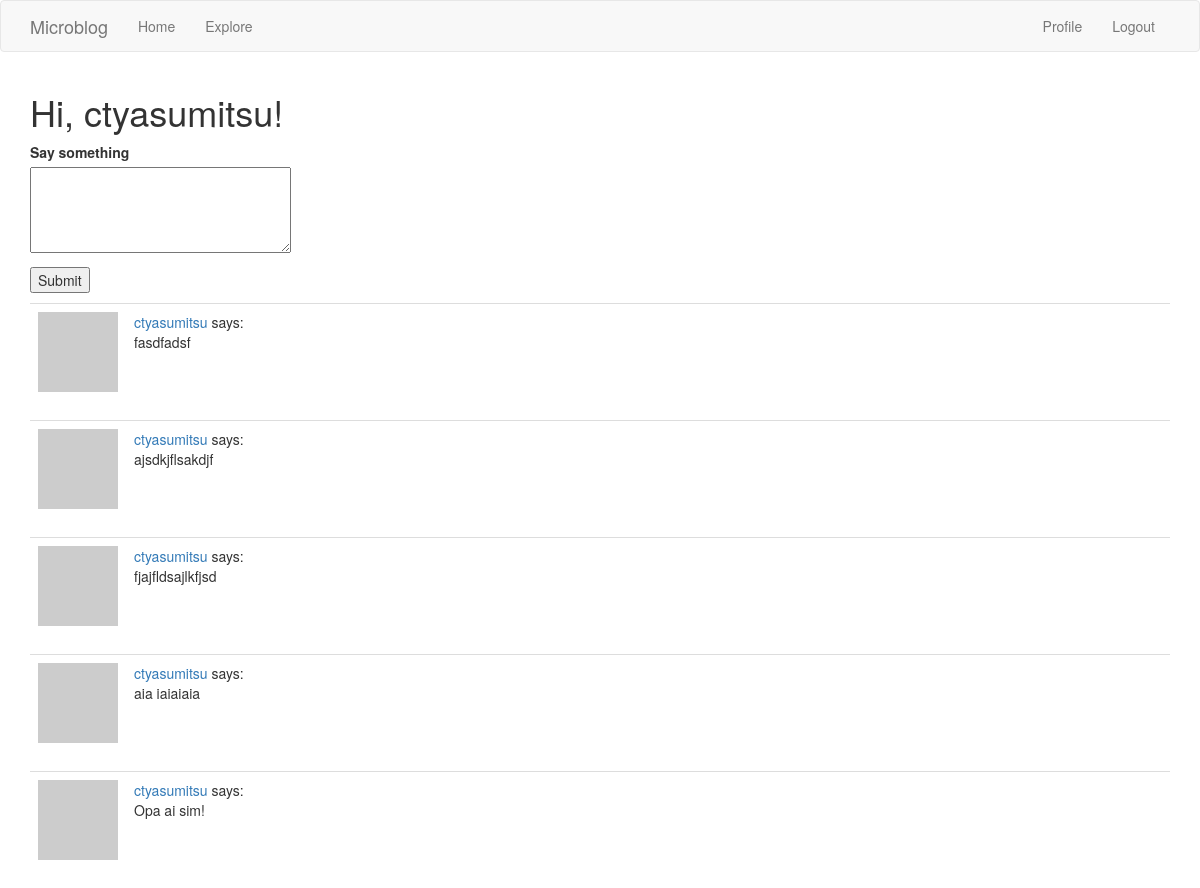
The app's page /index (signed in) with its own data.
### app/models.py (models this page shows, shortened)
class User(UserMixin, db.Model):
    id = db.Column(db.Integer, primary_key=True)
    username = db.Column(db.String(64), index=True, unique=True)
    email = db.Column(db.String(120), index=True, unique=True)
    password_hash = db.Column(db.String(128))
    posts = db.relationship('Post', backref='author', lazy='dynamic')
    about_me = db.Column(db.String(140))
    last_seen = db.Column(db.DateTime, default=datetime.utcnow)
    followed = db.relationship(
        'User', secondary=followers,
        primaryjoin=(followers.c.follower_id == id),
        secondaryjoin=(followers.c.followed_id == id),
        backref=db.backref('followers', lazy='dynamic'), lazy='dynamic')
    def avatar(self, size):
        digest = md5(self.email.lower().encode('utf-8')).hexdigest()
        return 'https://www.gravatar.com/avatar/{}?d=identicon&s={}'.format(
            digest, size)
    def followed_posts(self):
        followed = Post.query.join(
            followers, (followers.c.followed_id == Post.user_id)).filter(
                followers.c.follower_id == self.id)
        own = Post.query.filter_by(user_id=self.id)
        return followed.union(own).order_by(Post.timestamp.desc())

class Post(db.Model):
    id = db.Column(db.Integer, primary_key=True)
    body = db.Column(db.String(140))
    timestamp = db.Column(db.DateTime, index=True, default=datetime.utcnow)
    user_id = db.Column(db.Integer, db.ForeignKey('user.id'))

### app/routes.py (the view)
@app.route('/', methods=['GET', 'POST'])
@app.route('/index', methods=['GET', 'POST'])
@login_required
def index():
    form = PostForm()
    if form.validate_on_submit():
        post = Post(body=form.post.data, author=current_user)
        db.session.add(post)
        db.session.commit()
        flash('Your post is now live!')
        return redirect(url_for('index'))
    page = request.args.get('page', 1, type=int)
    posts = current_user.followed_posts().paginate(
        page=page, per_page=app.config['POSTS_PER_PAGE'], error_out=False)
    next_url = url_for('index', page=posts.next_num) \
        if posts.has_next else None
    prev_url = url_for('index', page=posts.prev_num) \
        if posts.has_prev else None
    return render_template('index.html', title='Home', form=form,
                           posts=posts.items, next_url=next_url, prev_url=prev_url)

### app/forms.py
class PostForm(FlaskForm):
    post = TextAreaField('Say something', validators=[
        DataRequired(), Length(min=1, max=140)
    ])
    submit = SubmitField('Submit')

### app/models.py (called while the page is built)
@login.user_loader
def load_user(id):
    return User.query.get(int(id))

### app/routes.py (called while the page is built)
@app.before_request
def before_request():
    if current_user.is_authenticated:
        current_user.last_seen = datetime.utcnow()
        db.session.commit()

### app/templates/index.html (shortened to what this page needs)
{% extends "base.html" %} {% block content %}
<div class="container">
  <h1>Hi, {{ current_user.username }}!</h1>
  {% if form %}
  <form action="" method="post">
    <p>
      {{ form.post.label }}<br />
      {{ form.post(cols=32, rows=4) }}<br />
    </p>
    <p>{{ form.submit() }}</p>
  </form>
  {% endif %} {% for post in posts %} {% include '_post.html' %} {% endfor %}  {%endblock %}

### app/templates/_post.html
<table class="table table-hover">
  <tr>
    <td width="70px">
      <a href="{{ url_for('user', username=post.author.username) }}">
        <img src="{{ post.author.avatar(70) }}" />
      </a>
    </td>
    <td>
      <a href="{{ url_for('user', username=post.author.username) }}">
        {{ post.author.username }}
      </a>
      says:
      <br />
      {{ post.body }}
    </td>
  </tr>
</table>

### records on screen
User: username "ctyasumitsu"
Post: author.username "ctyasumitsu", body "fasdfadsf"
Post: author.username "ctyasumitsu", body "ajsdkjflsakdjf"
Post: author.username "ctyasumitsu", body "fjajfldsajlkfjsd"
Post: author.username "ctyasumitsu", body "aia iaiaiaia"
Post: author.username "ctyasumitsu", body "Opa ai sim!"
